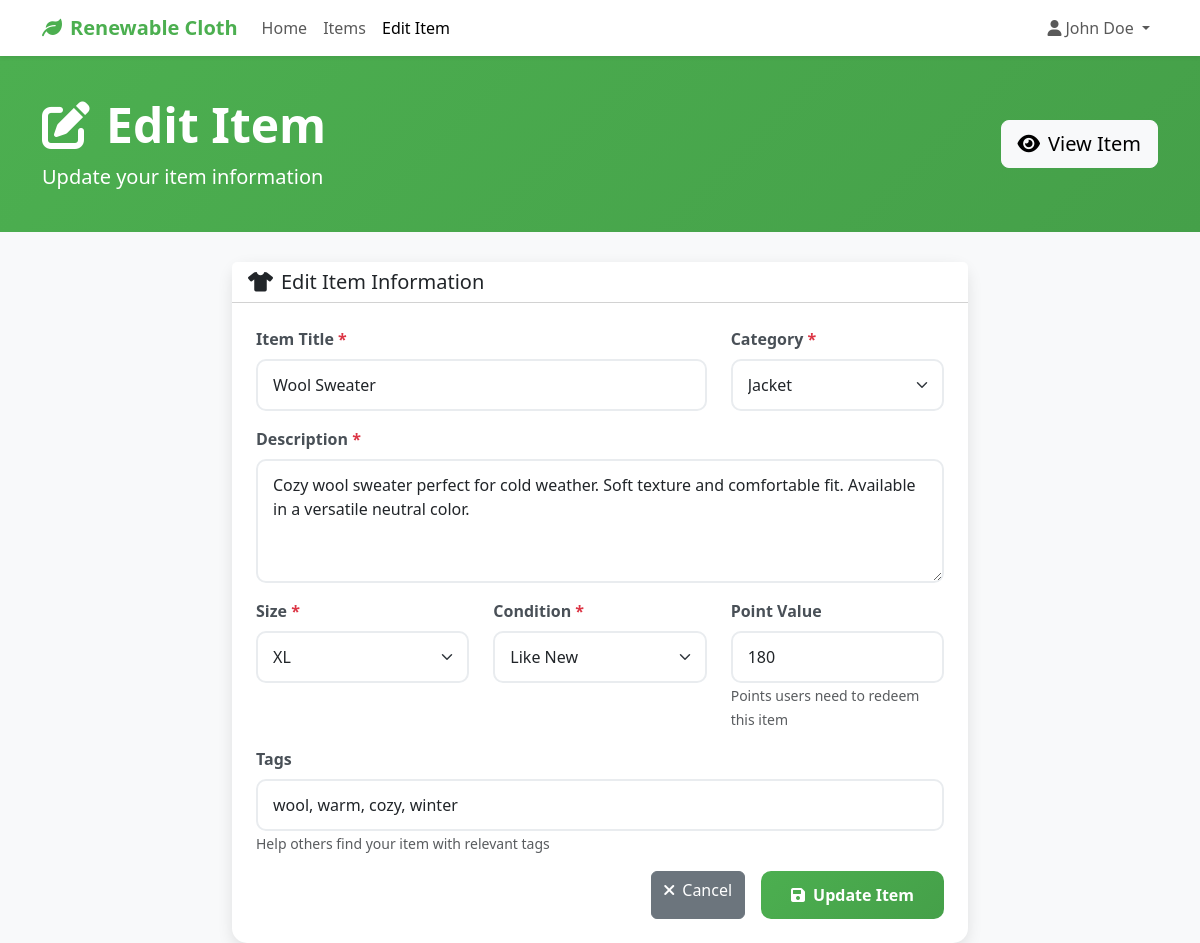
/items/edit_item.php?id=bc6f21cd-5efa-11f0-9a48-88a4c2aaf9aa (signed in), run on the app's committed database.
### tables this page shows
CREATE TABLE `items` (
  `item_id` char(36) NOT NULL,
  `owner_id` char(36) NOT NULL,
  `title` varchar(255) NOT NULL,
  `description` text DEFAULT NULL,
  `category` enum('Shirt','Pants','Jacket','Dress','Shoes','Accessories','Other') NOT NULL,
  `size` enum('XS','S','M','L','XL','XXL','One Size') NOT NULL,
  `condition` enum('New','Like New','Good','Fair','Used') NOT NULL,
  `tags` longtext DEFAULT NULL CHECK (json_valid(`tags`)),
  `images` longtext DEFAULT NULL CHECK (json_valid(`images`)),
  `status` enum('Pending','Available','Swapped','Redeemed') DEFAULT 'Pending',
  `point_value` int(11) DEFAULT 0,
  `created_at` timestamp NOT NULL DEFAULT current_timestamp(),
  `updated_at` timestamp NOT NULL DEFAULT current_timestamp() ON UPDATE current_timestamp()
);

### auth/session.php (called while the page is built, shortened)
<?php
function isLoggedIn() {
    return isset($_SESSION['user_id']);
}
function getCurrentUser() {
    if (isLoggedIn()) {
        return [
            'id' => $_SESSION['user_id'],
            'name' => $_SESSION['user_name'],
            'email' => $_SESSION['user_email']
        ];
    }
    return null;
}
?>

### items/edit_item.php (the view, shortened to what this page needs)
<?php
require_once '../auth/session.php';
require_once '../auth/database.php';
$user = getCurrentUser();
$item_id = isset($_GET['id']) ? $_GET['id'] : '';
$host = "localhost";
$dbname = "renewable_cloth";
$username = "root";
$password = "";
try {
    $pdo = new PDO("mysql:host=$host;dbname=$dbname", $username, $password);
    $pdo->setAttribute(PDO::ATTR_ERRMODE, PDO::ERRMODE_EXCEPTION);
} catch(PDOException $e) {
    die("Connection failed: " . $e->getMessage());
}
$sql = "SELECT * FROM items WHERE item_id = ?";
$stmt = $pdo->prepare($sql);
$stmt->execute([$item_id]);
$item = $stmt->fetch();
$categories = ['Shirt', 'Pants', 'Jacket', 'Dress', 'Shoes', 'Accessories', 'Other'];
$sizes = ['XS', 'S', 'M', 'L', 'XL', 'XXL', 'One Size'];
$conditions = ['New', 'Like New', 'Good', 'Fair', 'Used'];
?>
<!DOCTYPE html>
<html lang="en">
<head>
    <link href="https://cdn.jsdelivr.net/npm/bootstrap@5.3.0/dist/css/bootstrap.min.css" rel="stylesheet">
    <link href="https://cdnjs.cloudflare.com/ajax/libs/font-awesome/6.0.0/css/all.min.css" rel="stylesheet">
</head>
<body>
    <nav class="navbar navbar-expand-lg navbar-light bg-white shadow-sm">
        <div class="container">
            <a class="navbar-brand" href="../index.php">
                <i class="fas fa-leaf me-2"></i>Renewable Cloth
            </a>
            <div class="collapse navbar-collapse" id="navbarNav">
                <ul class="navbar-nav me-auto">
                    <li class="nav-item">
                        <a class="nav-link" href="../index.php">Home</a>
                    </li>
                    <li class="nav-item">
                        <a class="nav-link" href="index.php">Items</a>
                    </li>
                    <li class="nav-item">
                        <a class="nav-link active" href="edit_item.php">Edit Item</a>
                    </li>
                </ul>
                <div class="navbar-nav">
                    <?php if ($user): ?>
                        <div class="nav-item dropdown">
                            <a class="nav-link dropdown-toggle" href="#" id="navbarDropdown" role="button" data-bs-toggle="dropdown">
                                <i class="fas fa-user me-1"></i><?php echo htmlspecialchars($user['name']); ?>
                            </a>
                        </div>
                    <?php endif; ?>
                </div>
            </div>
        </div>
    </nav>
    <div class="page-header">
        <div class="container">
            <div class="row align-items-center">
                <div class="col-md-8">
                    <h1 class="display-5 fw-bold mb-2">
                        <i class="fas fa-edit me-3"></i>Edit Item
                    </h1>
                    <p class="lead mb-0">Update your item information</p>
                </div>
                <div class="col-md-4 text-md-end">
                    <a href="view_item.php?id=<?php echo $item['item_id']; ?>" class="btn btn-light btn-lg">
                        <i class="fas fa-eye me-2"></i>View Item
                    </a>
                </div>
            </div>
        </div>
    </div>
    <div class="container">
        <div class="row justify-content-center">
            <div class="col-lg-8">
                <div class="card">
                    <div class="card-header bg-white">
                        <h5 class="mb-0">
                            <i class="fas fa-tshirt me-2"></i>Edit Item Information
                        </h5>
                    </div>
                    <div class="card-body p-4">
                        <form method="POST" action="">
                            <div class="row">
                                <div class="col-md-8">
                                    <div class="mb-3">
                                        <label for="title" class="form-label required">Item Title</label>
                                        <input type="text" class="form-control" id="title" name="title"
                                               placeholder="Enter item title" value="<?php echo htmlspecialchars($item['title']); ?>" required>
                                    </div>
                                </div>
                                <div class="col-md-4">
                                    <div class="mb-3">
                                        <label for="category" class="form-label required">Category</label>
                                        <select class="form-select" id="category" name="category" required>
                                            <?php foreach ($categories as $cat): ?>
                                                <option value="<?php echo $cat; ?>" <?php echo $item['category'] === $cat ? 'selected' : ''; ?>>
                                                    <?php echo $cat; ?>
                                                </option>
                                            <?php endforeach; ?>
                                        </select>
                                    </div>
                                </div>
                            </div>
                            <div class="mb-3">
                                <label for="description" class="form-label required">Description</label>
                                <textarea class="form-control" id="description" name="description" rows="4"
                                          placeholder="Describe your item in detail..." required><?php echo htmlspecialchars($item['description']); ?></textarea>
                            </div>
                            <div class="row">
                                <div class="col-md-4">
                                    <div class="mb-3">
                                        <label for="size" class="form-label required">Size</label>
                                        <select class="form-select" id="size" name="size" required>
                                            <?php foreach ($sizes as $size): ?>
                                                <option value="<?php echo $size; ?>" <?php echo $item['size'] === $size ? 'selected' : ''; ?>>
                                                    <?php echo $size; ?>
                                                </option>
                                            <?php endforeach; ?>
                                        </select>
                                    </div>
                                </div>
                                <div class="col-md-4">
                                    <div class="mb-3">
                                        <label for="condition" class="form-label required">Condition</label>
                                        <select class="form-select" id="condition" name="condition" required>
                                            <?php foreach ($conditions as $cond): ?>
                                                <option value="<?php echo $cond; ?>" <?php echo $item['condition'] === $cond ? 'selected' : ''; ?>>
                                                    <?php echo $cond; ?>
                                                </option>
                                            <?php endforeach; ?>
                                        </select>
                                    </div>
                                </div>
                                <div class="col-md-4">
                                    <div class="mb-3">
                                        <label for="point_value" class="form-label">Point Value</label>
                                        <input type="number" class="form-control" id="point_value" name="point_value"
                                               placeholder="0" min="0" value="<?php echo $item['point_value']; ?>">
                                        <small class="text-muted">Points users need to redeem this item</small>
                                    </div>
                                </div>
                            </div>
                            <div class="mb-3">
                                <label for="tags" class="form-label">Tags</label>
                                <input type="text" class="form-control" id="tags" name="tags"
                                       placeholder="Enter tags separated by commas (e.g., eco-friendly, cotton, vintage)"
                                       value="<?php
                                       if (!empty($item['tags'])) {
                                           $tags_array = json_decode($item['tags'], true);
                                           if (is_array($tags_array)) {
                                               echo htmlspecialchars(implode(', ', $tags_array));
                                           } else {
                                               echo htmlspecialchars($item['tags']);
                                           }
                                       }
                                       ?>">
                                <small class="text-muted">Help others find your item with relevant tags</small>
                            </div>
                            <div class="d-grid gap-2 d-md-flex justify-content-md-end">
                                <a href="view_item.php?id=<?php echo $item['item_id']; ?>" class="btn btn-secondary me-md-2">
                                    <i class="fas fa-times me-2"></i>Cancel
                                </a>
                                <button type="submit" class="btn btn-primary">
                                    <i class="fas fa-save me-2"></i>Update Item
                                </button>
                            </div>
                        </form>
                    </div>
                </div>
            </div>
        </div>
    </div>
</body>
</html>

### items/edit_item.php (style rules this page uses)
:root { --primary-color: #4CAF50; --secondary-color: #45a049; --accent-color: #8BC34A; }
body { font-family: 'Segoe UI', Tahoma, Geneva, Verdana, sans-serif; background-color: #f8f9fa; }
.navbar-brand { font-weight: 700; color: var(--primary-color) !important; }
.page-header { background: linear-gradient(135deg, var(--primary-color) 0%, var(--secondary-color) 100%); color: white; padding: 40px 0; margin-bottom: 30px; }
.card { border: none; border-radius: 15px; box-shadow: 0 5px 15px rgba(0, 0, 0, 0.1); }
.form-control, .form-select { border-radius: 10px; border: 2px solid #e9ecef; padding: 12px 15px; transition: all 0.3s ease; }
.btn-primary { background: linear-gradient(135deg, var(--primary-color) 0%, var(--secondary-color) 100%); border: none; border-radius: 10px; padding: 12px 30px; font-weight: 600; transition: all 0.3s ease; }
.form-label { font-weight: 600; color: #495057; margin-bottom: 8px; }
.required::after { content: " *"; color: #dc3545; }

### data on the page
items: title "Wool Sweater", category "Jacket", description "Cozy wool sweater perfect for cold weather. Soft texture and comfortable fit. Available in a versatile neutral color.", size "XL", condition "Like New", point_value "180", tags "wool, warm, cozy, winter"

### other printed values
$user['name'] "John Doe"
